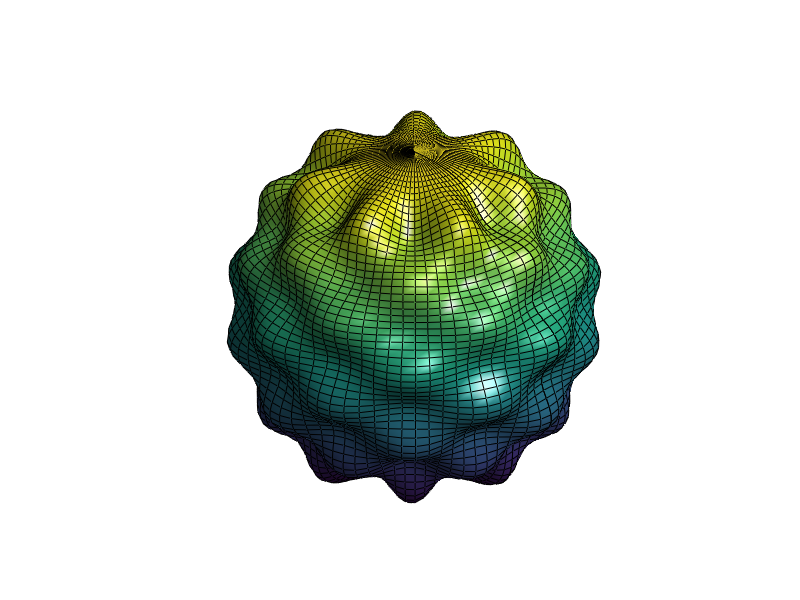

This chart was generated by the following MATLAB code:
theta = 0:pi/80:pi;                   % polar angle
phi = 0:pi/40:2*pi;                   % azimuth angle

[phi,theta] = meshgrid(phi,theta);    % define the grid

degree = 14;
order = 7;
amplitude = 0.5;
radius = 5;

Ymn = legendre(degree,cos(theta(:,1)));
Ymn = Ymn(order+1,:)';
yy = Ymn;

for kk = 2: size(theta,1)
    yy = [yy Ymn];
end

yy = yy.*cos(order*phi);

order = max(max(abs(yy)));
rho = radius + amplitude*yy/order;

r = rho.*sin(theta);    % convert to Cartesian coordinates
x = r.*cos(phi);
y = r.*sin(phi);
z = rho.*cos(theta);

figure
s = surf(x,y,z);

light               % add a light
lighting gouraud    % preferred lighting for a curved surface
axis equal off      % set axis equal and remove axis
view(40,30)         % set viewpoint
camzoom(1.6)        % zoom into scene
